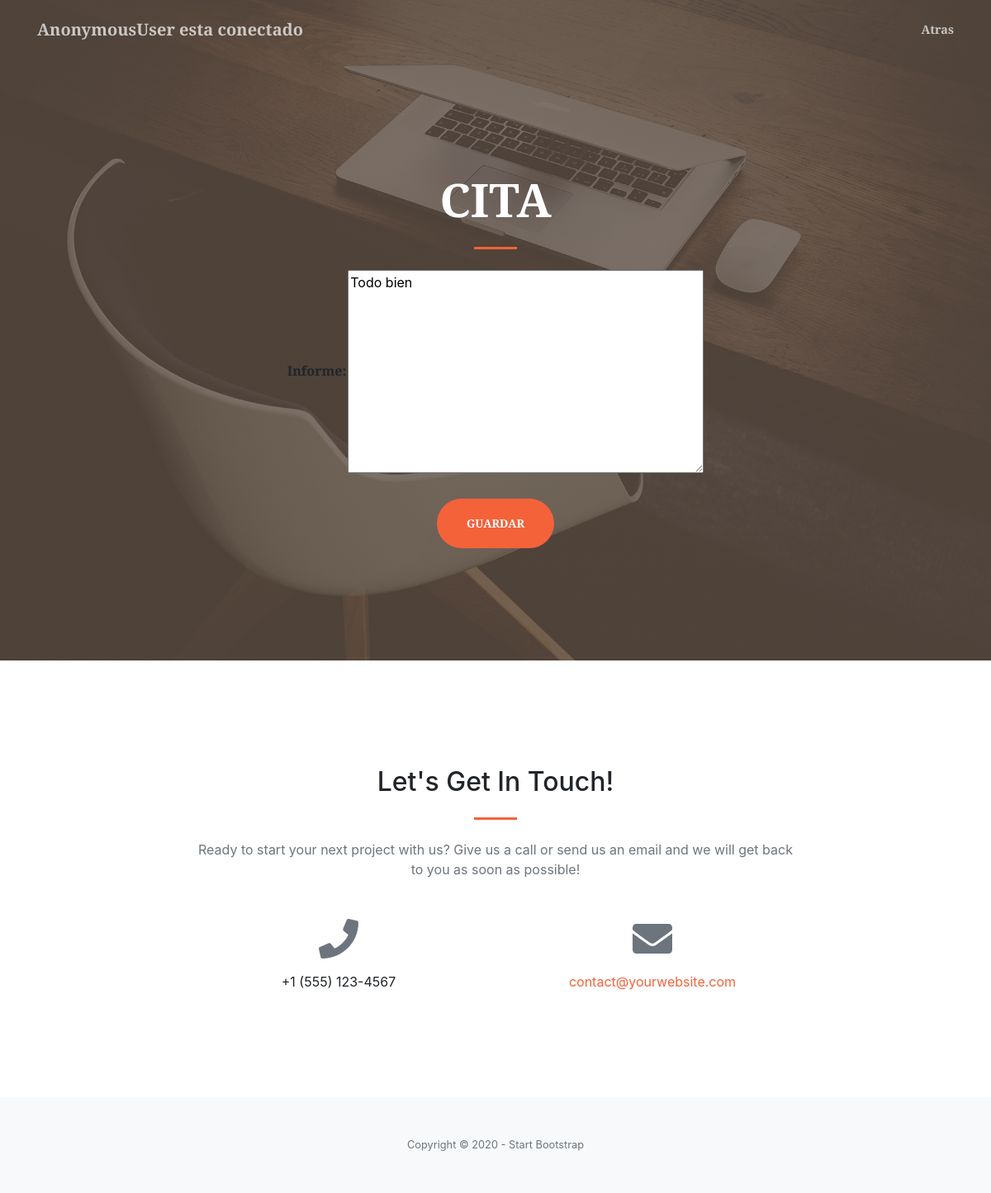
The page /citaInforme/8 on the database as committed earlier.
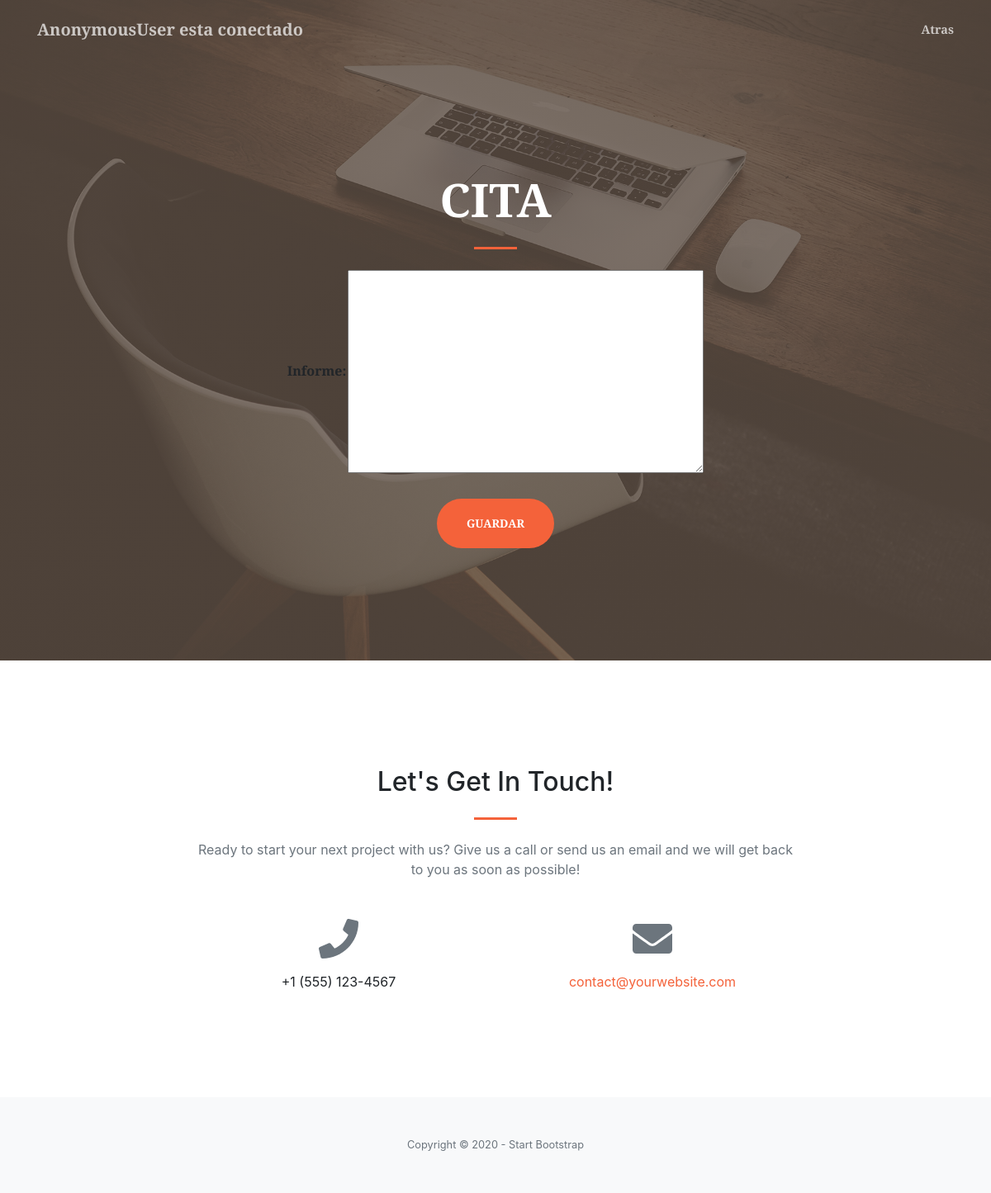
The same page on the database as committed later.
### nucleo/models.py (models this page shows)
class Cita(models.Model):
    fecha=models.DateField()
    idCliente=models.ForeignKey(Cliente,on_delete=models.CASCADE)
    idEspecialista=models.ForeignKey(Especialista,on_delete=models.CASCADE)
    informe=models.TextField(blank=True)
    realizada=models.BooleanField()

### nucleo/views.py (the view)
# urls.py: path('citaInforme/<int:pk>', views.CitaInforme.as_view(),name="citaInforme"),
class CitaInforme(UpdateView):
    model=Cita
    fields=['informe']
    template_name="nucleo/cita_form.html"
    success_url="/listCita"

### nucleo/templates/nucleo/cita_form.html (shortened to what this page needs)
<!DOCTYPE html>
<html lang="en">
    <head>
        <link href="https://cdnjs.cloudflare.com/ajax/libs/magnific-popup.js/1.1.0/magnific-popup.min.css" rel="stylesheet" />
        {% load static %}
        <link href="{% static 'css/styles.css' %}" rel="stylesheet" />
    </head>
    <body id="page-top">
        <nav class="navbar navbar-expand-lg navbar-light fixed-top py-3" id="mainNav">
            <div class="container">
                <a class="navbar-brand js-scroll-trigger">{{ user }} esta conectado</a>
                <div class="collapse navbar-collapse" id="navbarResponsive">
                    <ul class="navbar-nav ml-auto my-2 my-lg-0">
                        <li class="nav-item"><a class="nav-link js-scroll-trigger" href="/listCita">Atras</a></li>
                    </ul>
                </div>
            </div>
        </nav>
        <header class="masthead">
            <div class="container h-100">
                <div class="row h-100 align-items-center justify-content-center text-center">
                    <div class="col-lg-10 align-self-end">
                        <h1 class="text-uppercase text-white font-weight-bold">Cita</h1>
                        <hr class="divider my-4" />
                        </div>
                        <div class="col-lg-8 align-self-baseline">
                        <div align="center">
                        <form action="" method="POST">
                            <table>
                            {{form.as_table}}
                            </table>
                            <button type="submit" class="btn btn-primary btn-xl js-scroll-trigger">Guardar</button>
                        </form>
                        </div>
                      </div>
                    </div>
                </div>
        </header>
        <section class="page-section" id="contact">
            <div class="container">
                <div class="row justify-content-center">
                    <div class="col-lg-8 text-center">
                        <h2 class="mt-0">Let's Get In Touch!</h2>
                        <hr class="divider my-4" />
                        <p class="text-muted mb-5">Ready to start your next project with us? Give us a call or send us an email and we will get back to you as soon as possible!</p>
                    </div>
                </div>
                <div class="row">
                    <div class="col-lg-4 ml-auto text-center mb-5 mb-lg-0">
                        <i class="fas fa-phone fa-3x mb-3 text-muted"></i>
                        <div>+1 (555) 123-4567</div>
                    </div>
                    <div class="col-lg-4 mr-auto text-center">
                        <i class="fas fa-envelope fa-3x mb-3 text-muted"></i>
                        <a class="d-block" href="mailto:contact@yourwebsite.com">contact@yourwebsite.com</a>
                    </div>
                </div>
            </div>
        </section>
        <footer class="bg-light py-5">
            <div class="container"><div class="small text-center text-muted">Copyright © 2020 - Start Bootstrap</div></div>
        </footer>
    </body>
</html>

Rows that differ between the two databases and show on the page:
no longer on this page (row edited): Cita: informe "Todo bien"
